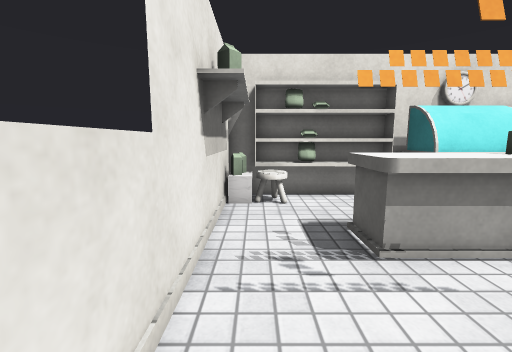
View 1 (above)

16 first-person views from a walk through a scene from a Unity 3-D project. The camera is 1.2 m above the floor, tilts 8° down and sees 90° across. The floor is counted in squares, 0.5 m on a side. Each view is taken from the middle of a square. On the plan, view 1 faces up. The plan holds only what a view shows up to about 17 squares ahead; the rest is blank. The place goes on beyond the plan. Some surface patterns are stand-ins.

View 2
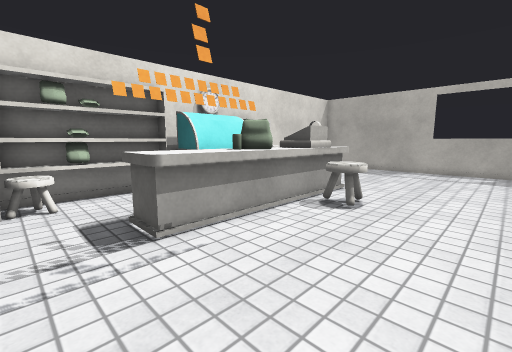

View 3
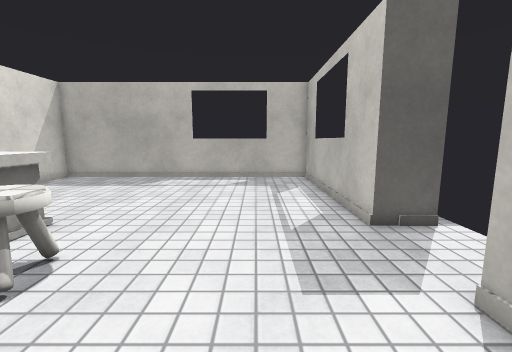

View 4
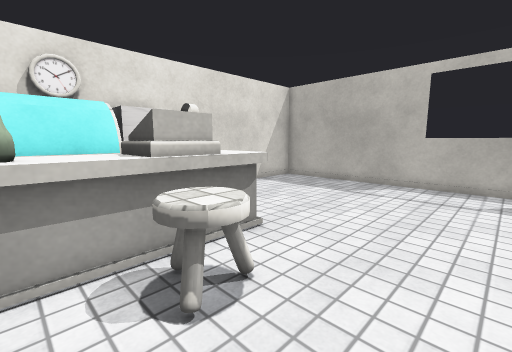

View 5
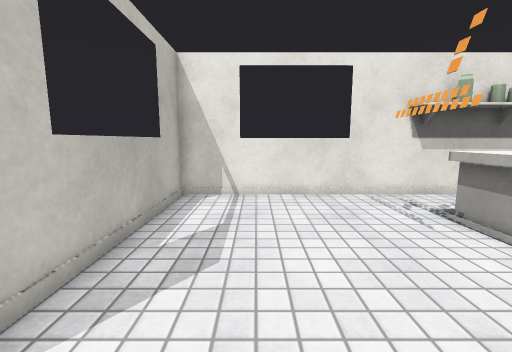

View 6
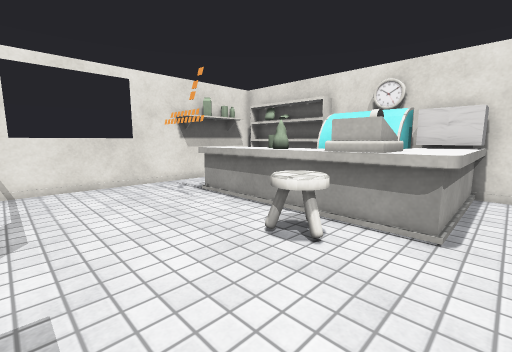

View 7
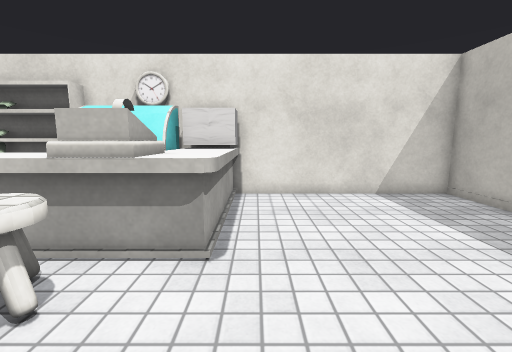

View 8
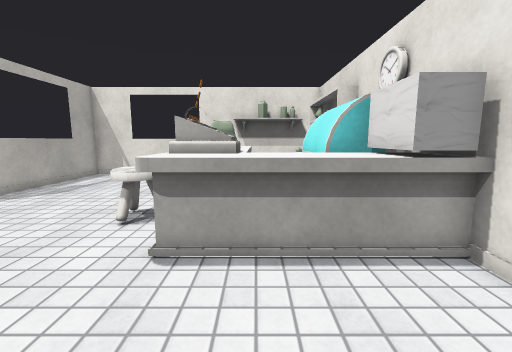

View 9
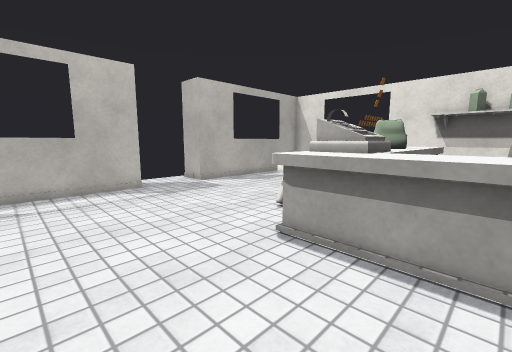

View 10
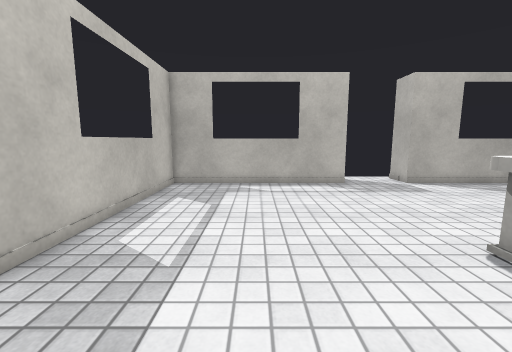

View 11
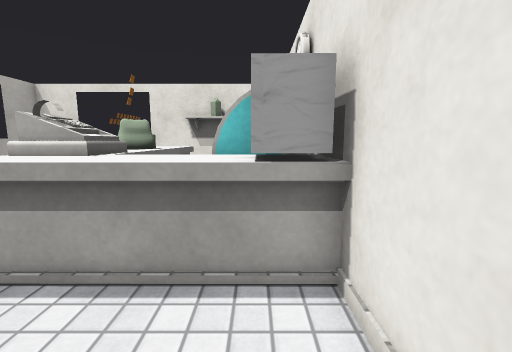

View 12
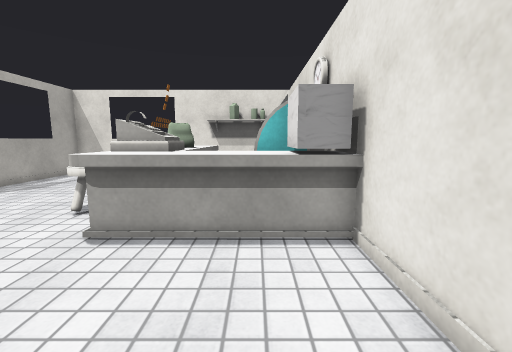

View 13
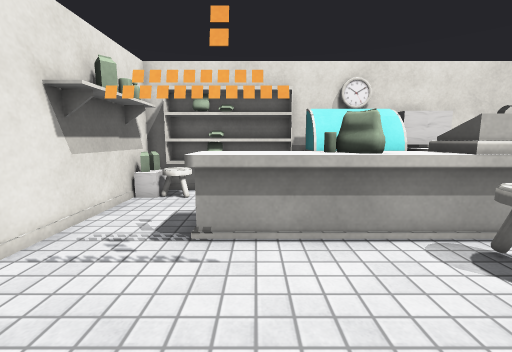

View 14
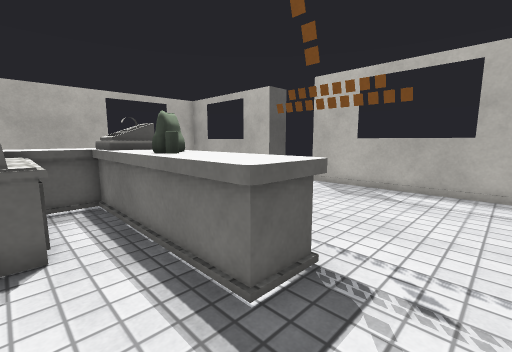

View 15
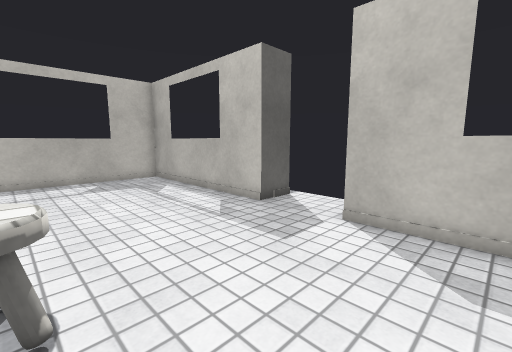

View 16
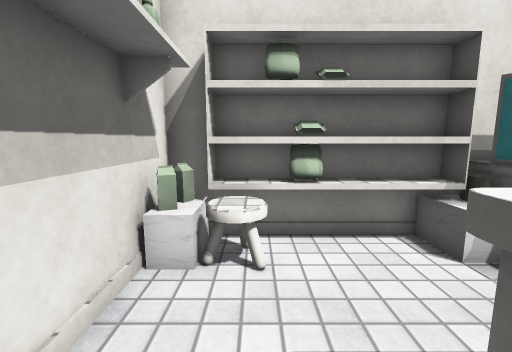

### Floor plan
Points are (right, up) in squares from view 1. A wall is a line through its corners. A room is listed if a view was taken in it or the views show most of it. See-through windows are left out.
Room 1 (views 1, 2, 3, 4, 5, 6, 7, 8, 9, 10, 11, 12, 13, 14, 15, 16)
walls: (10.5, 11.4) (9.6, 11.4); (7.9, 11.4) (-1.2, 11.4); (12, -6.2) (12, -4.3) (21.7, -4.3) (21.7, 11.4) (12.5, 11.4); (-1.2, 9.5) (-1.2, -4.3) (8.5, -4.3) (8.5, -6.1)
objects: other object (-1, 10); other object (-1, 11); other object (0, 9) to (1, 10); other object (0, 11) to (1, 11); other object (2, 4) to (4, 4); other object (2, 5) to (9, 7); other object (2, 11); other object (3, 11) to (6, 11); other object (6, 6); other object (6, 8) to (10, 11); other object (7, 5) to (7, 6); other object (9, 3) to (10, 4); other object (9, 5) to (11, 7); other object (10, 10) to (12, 11); other object (11, 5) to (12, 9)

Where each view was taken, in squares from view 1:
view 1: 0 up, 0 right, facing up
view 2: 1 down, 0 right, facing up-right
view 3: 1 down, 5 right, facing right
view 4: 0 up, 7 right, facing up-right
view 5: 1 down, 10 right, facing left
view 6: 2 down, 13 right, facing up-left
view 7: 0 up, 13 right, facing up
view 8: 7 up, 17 right, facing left
view 9: 9 up, 17 right, facing down-left
view 10: 10 up, 17 right, facing down
view 11: 10 up, 16 right, facing left
view 12: 9 up, 18 right, facing left
view 13: 1 down, 4 right, facing up
view 14: 9 up, 0 right, facing down-right
view 15: 3 up, 5 right, facing down-right
view 16: 5 up, 1 right, facing up
